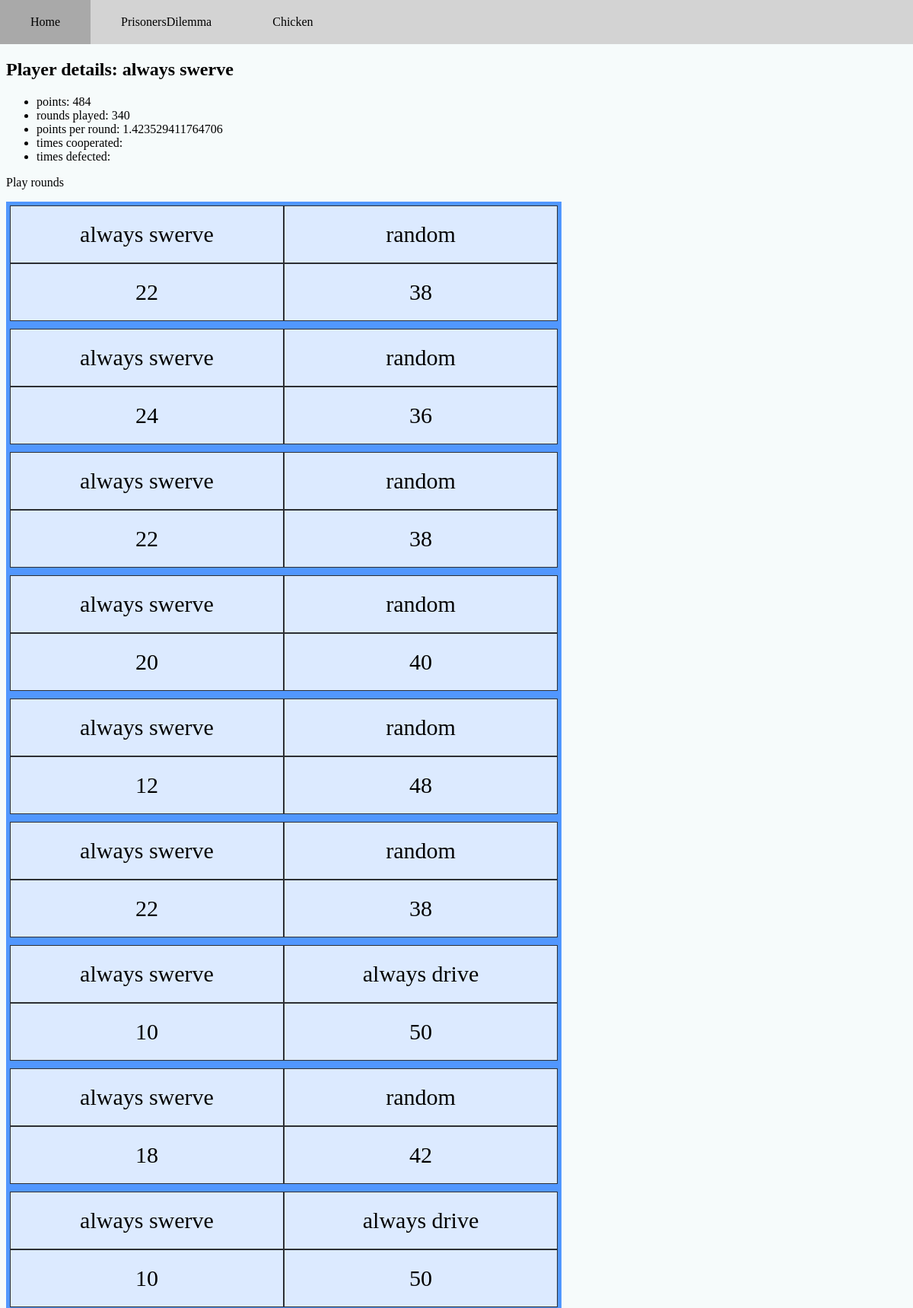
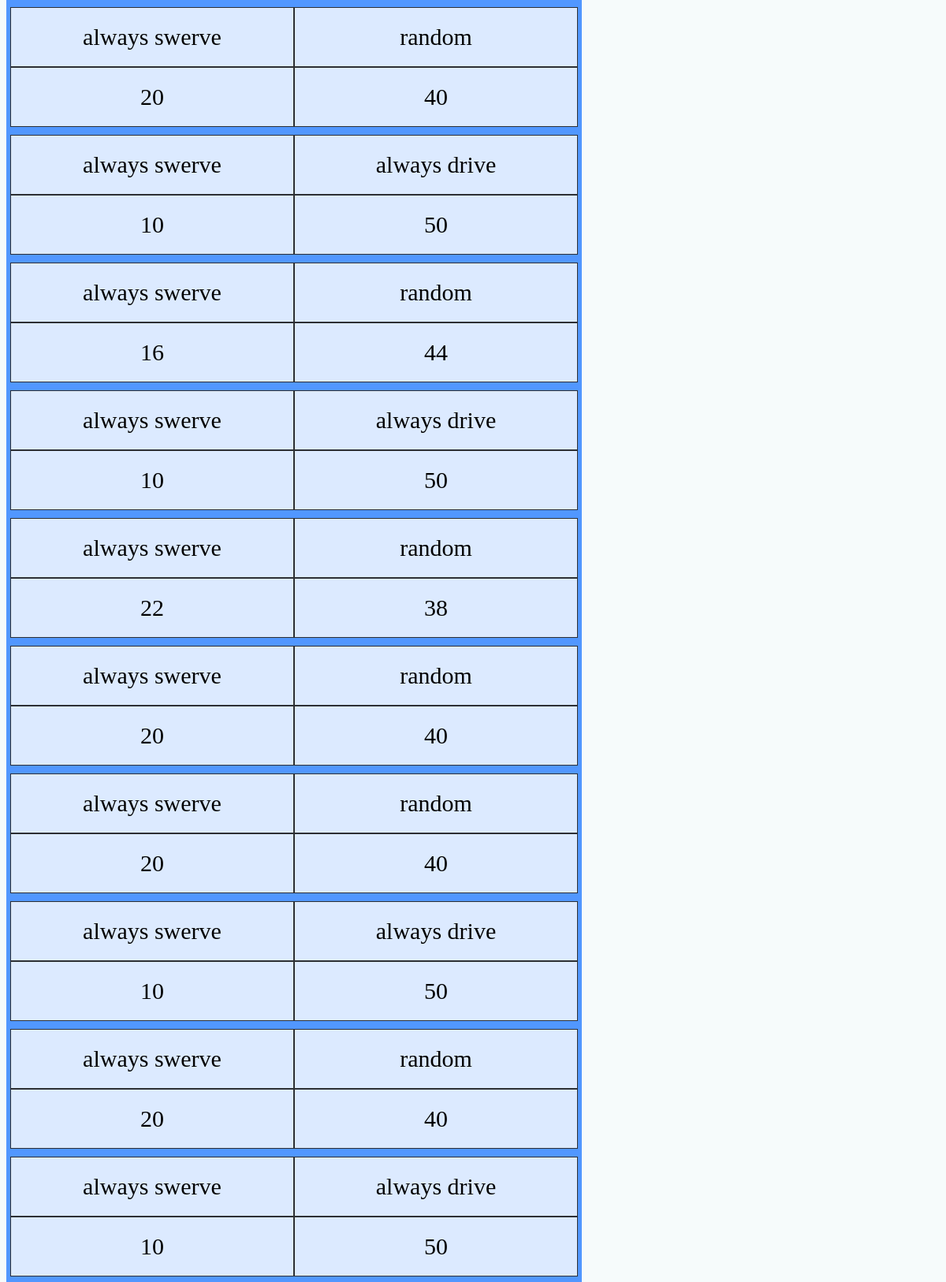
The app's page /games/playerDetail/14 (upper part) with its own data (2 pictures, top to bottom).
### games/models.py (models this page shows, shortened)
class Player(models.Model):
    name = models.TextField(max_length=100, default="default")
    user = models.ForeignKey(User, related_name="players", on_delete=models.CASCADE)
    strategy = models.TextField(default="default")
    points = models.IntegerField(default=0)
    rounds_played = models.IntegerField(default=0)
    points_per_round = models.FloatField(default=0)
    game = models.ForeignKey(Game, related_name= 'players', on_delete=models.CASCADE)

class MatchSummary(models.Model):
    players = models.ManyToManyField(Player, related_name='matches')
    def getTotalPoints(self, player):
        total = 0
        for round in self.rounds.all():
            for playerPointPair in round.playerPointPairs.all():
                if(player == playerPointPair.player):
                    total += playerPointPair.points
        return total

class RoundData(models.Model):
    match = models.ForeignKey(MatchSummary, related_name='rounds', on_delete=models.CASCADE)

class PlayerPointPair(models.Model):
    round = models.ForeignKey(RoundData, related_name='playerPointPairs', on_delete=models.CASCADE)
    player = models.ForeignKey(Player, on_delete=models.CASCADE)
    points = models.IntegerField(default=0)
    move = models.TextField()

### games/views.py (the view)
# urls.py: path("playerDetail/<int:pk>", views.playerDetail.as_view(), name="playerDetail"),
class playerDetail(generic.DetailView):
    model = Player
    template_name = "games/playerDetail.html"

### games/templatetags/my_tags.py (called while the page is built)
@register.filter
def getTotalPoints(matchSummary, player):
    return matchSummary.getTotalPoints(player)

### games/templates/games/playerDetail.html (shortened to what this page needs)
{% extends 'registration/base.html' %}
{% block content %}
{% load my_tags %}
<h2>Player details: {{player.name}}</h2>
<ul>
    <li>points: {{player.points}}</li>
    <li>rounds played: {{player.rounds_played}}</li>
    <li>points per round: {{player.points_per_round}}</li>
    <li>times cooperated: {{player.timesC}}</li>
    <li>times defected: {{player.timesD}}</li>
</ul>
<a href= {% url "games:playRounds" player.id%}>Play rounds</a>
    {% for match in player.matches.all %}
    <a href={% url "games:matchDetail" match.pk %}>
        <div class="grid-container" id="grid-link">
            {% for player in match.players.all %}
                <div class="grid-item">{{player.name}}</div>
                <div class="grid-item">{{match|getTotalPoints:player}}</div>
            {% endfor %}
        </div>
    </a>
    {% endfor %}
{% endblock %}

### prisonersDilemnaWeb/static/css/style.css (style rules this page uses)
body { margin: 0; background-color: #f6fbfb; }
a { text-decoration: none; color: black; }
.grid-container { display: grid; grid-auto-flow: column; grid-template-rows: auto auto; grid-template-columns: repeat(2, max(50px, 30vw)); background-color: rgb(81, 151, 255); padding: 5px; width: max(100px, 60vw); }
.grid-item { background-color: rgba(255, 255, 255, 0.8); border: 1px solid rgba(0, 0, 0, 0.8); padding: 20px; font-size: 30px; text-align: center; }

### records on screen
Player: name "always swerve", points "484", rounds_played "340", points_per_round "1.423529411764706"
MatchSummary: id.player_id "22", id.player_id "38"
Player: name "random"
MatchSummary: id.player_id "24", id.player_id "36"
MatchSummary: id.player_id "22", id.player_id "38"
MatchSummary: id.player_id "20", id.player_id "40"
MatchSummary: id.player_id "12", id.player_id "48"
MatchSummary: id.player_id "22", id.player_id "38"
MatchSummary: id.player_id "10", id.player_id "50"
Player: name "always drive"
MatchSummary: id.player_id "18", id.player_id "42"
MatchSummary: id.player_id "10", id.player_id "50"
MatchSummary: id.player_id "20", id.player_id "40"
MatchSummary: id.player_id "10", id.player_id "50"
MatchSummary: id.player_id "16", id.player_id "44"
MatchSummary: id.player_id "10", id.player_id "50"
MatchSummary: id.player_id "22", id.player_id "38"
MatchSummary: id.player_id "20", id.player_id "40"
MatchSummary: id.player_id "20", id.player_id "40"
MatchSummary: id.player_id "10", id.player_id "50"
MatchSummary: id.player_id "20", id.player_id "40"
MatchSummary: id.player_id "10", id.player_id "50"
